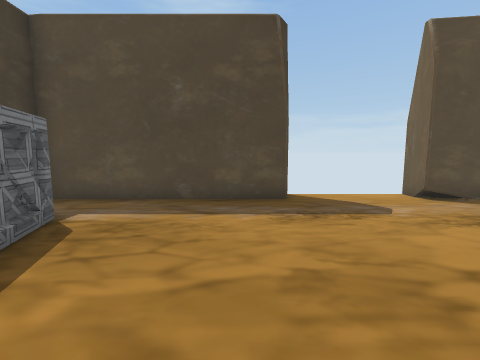
[1] (above)

16 first-person views from a walk through a Unity game level. The camera is 1.4 m above the floor, tilts 6° down and sees 90° across. The floor is counted in squares, 1 m on a side. Each view is taken from the middle of a square. On the plan, view 1 faces up. The plan holds only what a view shows up to about 13 squares ahead; the rest is blank. The player character is not drawn. Some animated figures are not drawn. Some surface patterns are stand-ins.

[2]
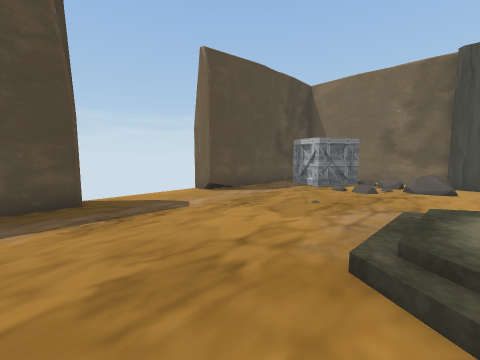

[3]
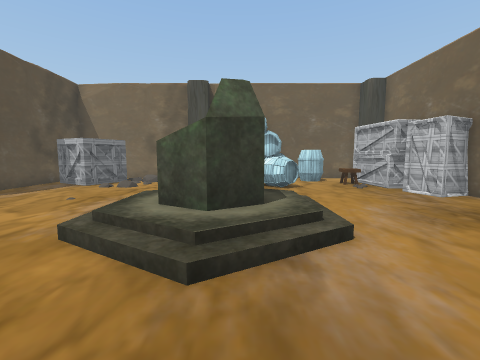

[4]
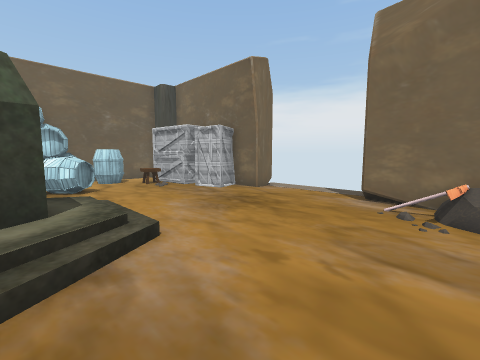

[5]
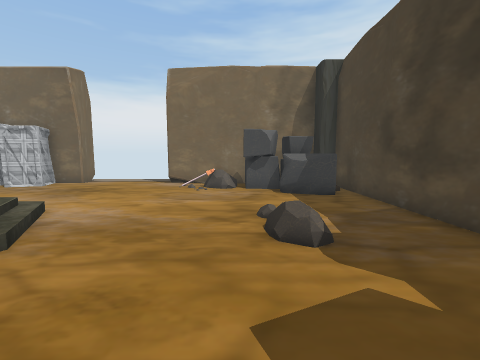

[6]
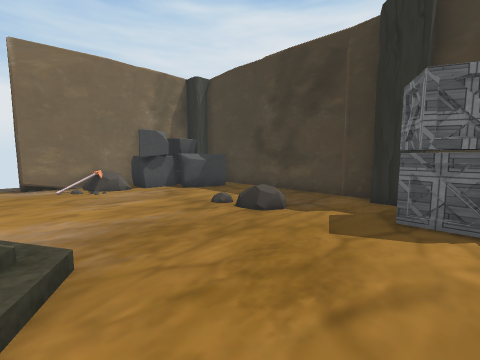

[7]
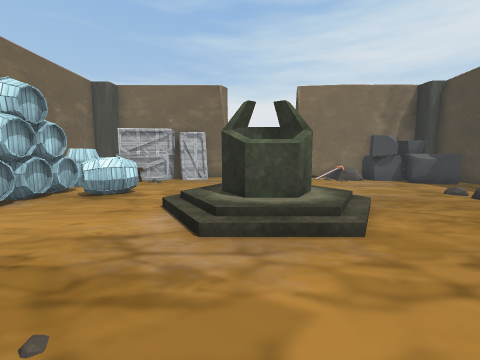

[8]
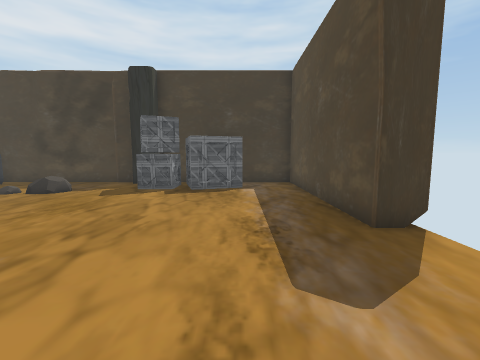

[9]
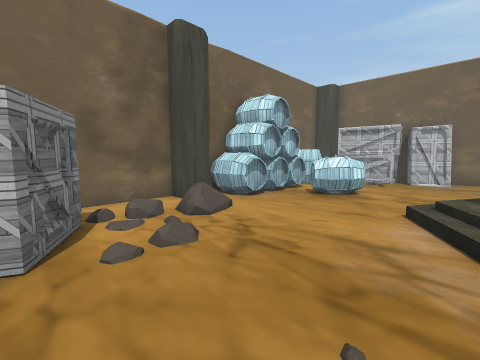

[10]
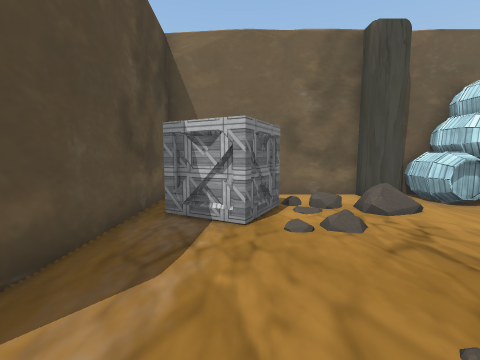

[11]
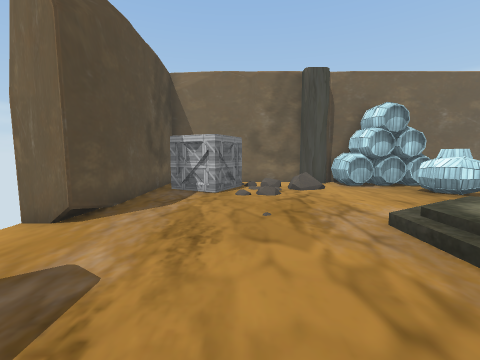

[12]
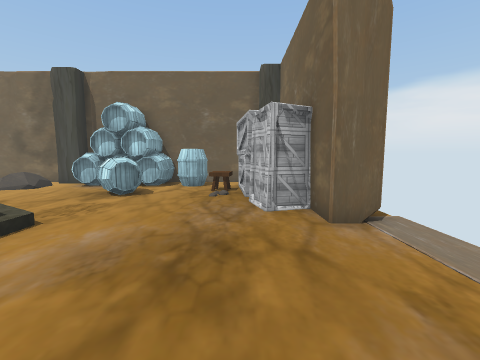

[13]
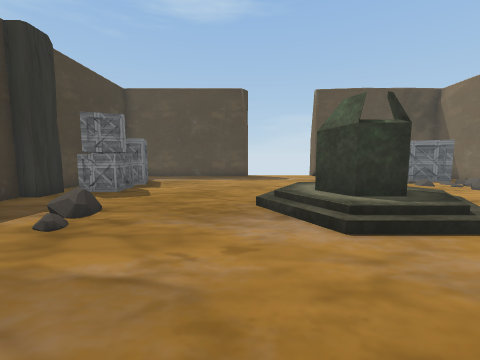

[14]
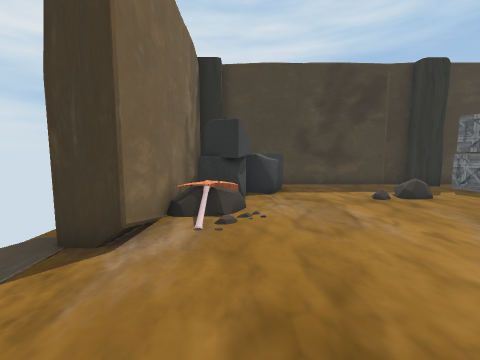

[15]
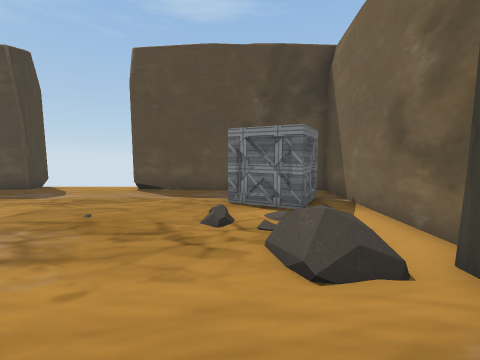

[16]
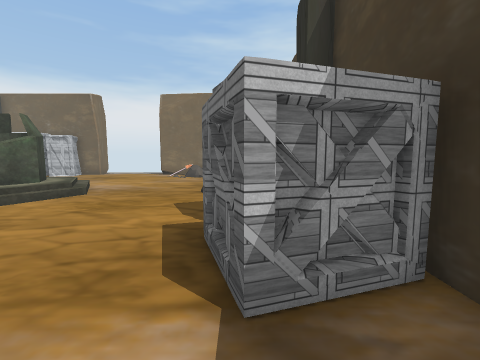

### Floor plan
Key: @ floor where view 1 was taken; # wall or solid block; . floor; / step, stairs or slope; B box; R rock; P pillar; F fountain; A barrel; S stool; L block; O other object.
Columns run from 6 left of view 1 to 13 right of it. Each row starts with its distance up from view 1.
  9        #    #
  8 ########....########
  7 #................B##
  6 #...............BBB#
  5 #BB.............BBB#
  4 #BB..............BB#
  3 #BB................#
  2 #BB..............R.#
  1 #BB......////....O.P
  0 P.....@.//  /......P
 -1 #......./FFF /....AA
 -2 #..O..../FFF /....AA
 -3 #.......//  /..AA.AA
 -4 #........////..AAAAA
 -5 #.................AA
 -6 #L...............AAA
 -7 #LL.............SS.#
 -8 #LLLLR........BBSSB#
 -9 PLLLLR.......#BBBBPP
-10 ########....####   P
-11        #....#

Positions as (right, up) in squares from view 1, and headings:
1: (0, 0), facing up
2: (0, 0), facing up-right
3: (-1, -2), facing right
4: (-1, -2), facing down-right
5: (-2, 2), facing down
6: (2, 2), facing down-left
7: (5, 5), facing down
8: (6, 5), facing left
9: (6, 5), facing down-right
10: (5, 5), facing right
11: (1, 4), facing right
12: (1, -8), facing right
13: (1, -8), facing up
14: (5, -8), facing left
15: (10, -2), facing up
16: (-4, 7), facing down
